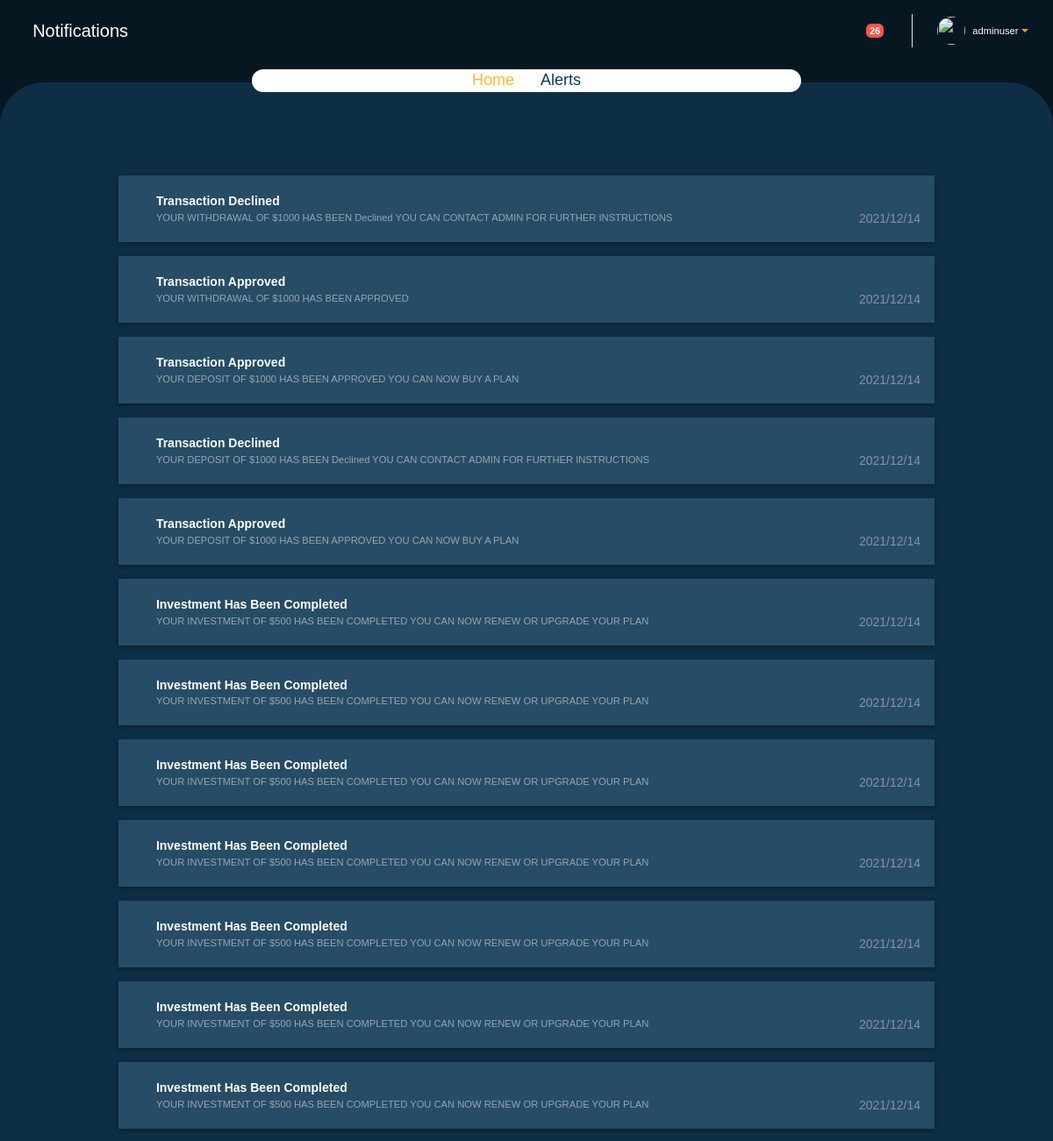
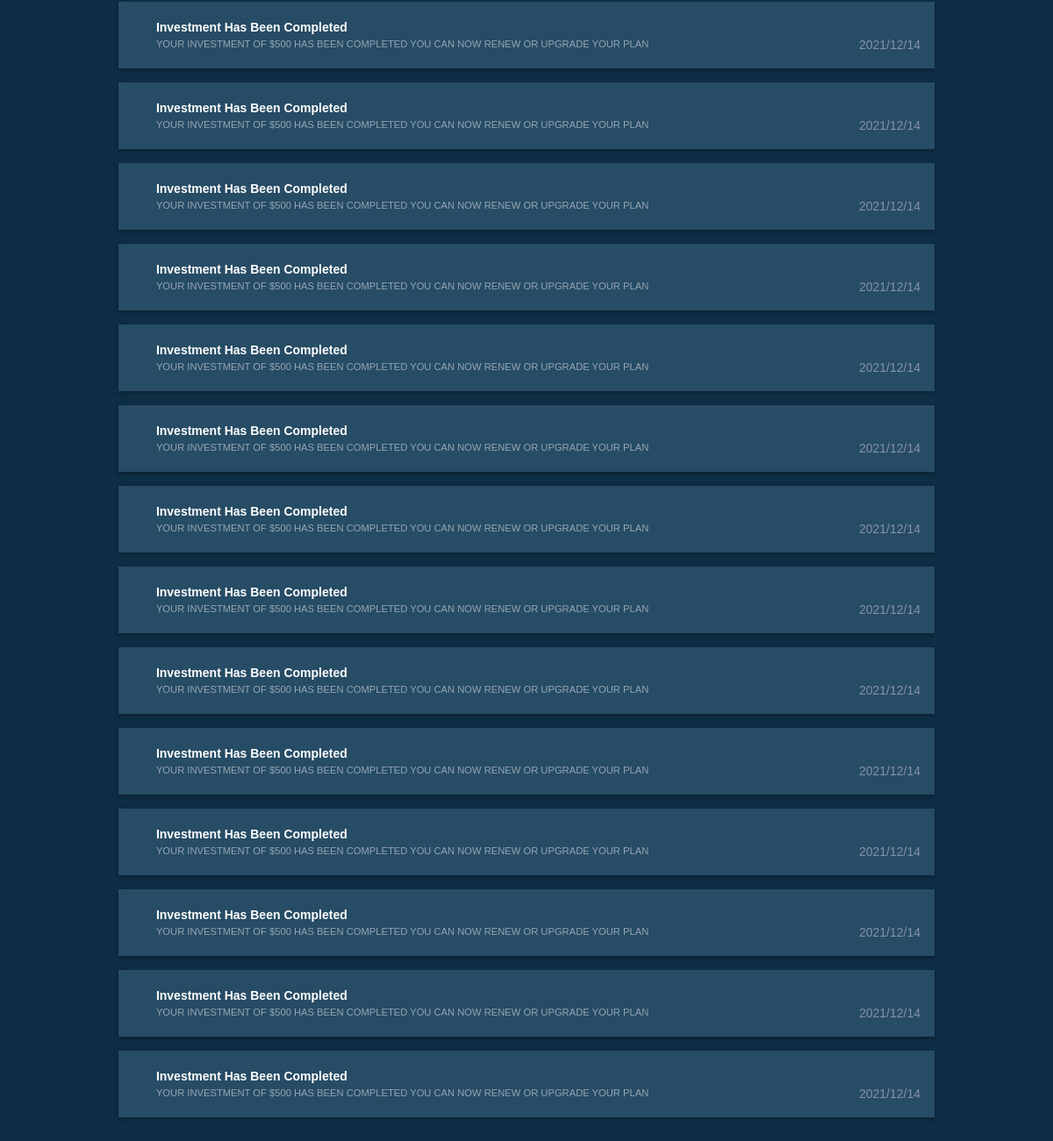
/notifications/ (signed in), run on the app's committed database (2 pictures, top to bottom).
### account/models.py (models this page shows, shortened)
class Account(AbstractUser):
    email       = models.EmailField(verbose_name='email', max_length=60, unique=True )
    zipcode    = models.CharField(max_length=30,blank=True,null=True)
    country    = models.CharField(max_length=100,blank=True,null=True)
    address    = models.CharField(max_length=100,blank=True,null=True)
    gender    = models.CharField(max_length=100,blank=True,null=True)
    state    = models.CharField(max_length=100,blank=True,null=True)
    city    = models.CharField(max_length=100,blank=True,null=True)
    date_of_birth = models.CharField(max_length=100,blank=True,null=True)
    phone = models.CharField(max_length=30, blank=True,null=True,unique=True)
    balance = models.IntegerField(default=0, blank=True,null=True)
    deposite_balance = models.IntegerField(default=0, blank=True,null=True)
    total_amount_invested = models.IntegerField(default=0, blank=True,null=True)
    total_investement_count = models.IntegerField(default=0, blank=True,null=True)
    withdraw_total = models.IntegerField(default=0, blank=True,null=True)
    is_email_verifield = models.BooleanField(default=False)
    bonus = models.IntegerField(default=0,blank=True,null=True)
    refferal = models.IntegerField(default=0,blank=True,null=True)
    USERNAME_FIELD = 'email'
    REQUIRED_FIELDS = ['username']

### users/models.py (models this page shows, shortened)
class Notification(models.Model):
    user =  models.ForeignKey(Account,related_name='user_notify', on_delete=models.CASCADE)
    title = models.CharField(max_length=100,blank=True,null=True)
    body = models.TextField()
    date = models.DateTimeField(auto_now_add=True)
    read = models.BooleanField(default=False)

### users/views.py (the view)
# urls.py: path('notifications/',views.notification_view,name="notifications"),
@login_required
def notification_view(request):
    notification = Notification.objects.filter(user=request.user).order_by('-date')
    return render(request,'users/notification.html',{'notification':notification})

### users/context_processor.py (called while the page is built)
def user_notification_processor(request):
    user = request.user
    if user.is_authenticated:
        user_notify_count = Notification.objects.filter(user=request.user,read=False).count()
        return {"user_notify_count":user_notify_count}
    else:
        return {"user_notify": "user_notify"}

### templates/users/notification.html (shortened to what this page needs)
{% extends "layout/users.html" %} {% block title %} Notifications {% endblock title %}  {% block content %}
<header>
    <nav class="navbar navbar-expand   topbar mb-4 static-top">
        <a href="{% url 'dashboard' %}" id="sidebarToggleTop2" class=" rounded-circle mr-3 text-white ">
            <i class="fas fa-arrow-left"></i>
            <span>Notifications</span>
        </a>
        <ul class="navbar-nav ml-auto">
            <li class="nav-item    mx-1">
                <a class="nav-link  " href="{% url 'notifications' %}" id="alertsDropdown">
                    <i class="fas fa-bell fa-fw"></i>
                    <span class="badge badge-danger badge-counter">{{user_notify_count}}</span>
                </a>
            </li>
            <li class="nav-item dropdown no-arrow">
                <a class="nav-link dropdown-toggle" href="#" id="userDropdown" role="button" data-toggle="dropdown" aria-haspopup="true" aria-expanded="false">
                    <img class="img-profile rounded-circle" src="/static/images/avatar.png" style="max-width: 60px">
                    <span class="ml-2 d-none d-lg-inline text-white small">{{user.username}}</span>
                </a>
            </li>
        </ul>
    </nav>
</header>
<div class="content" style="min-height: 87vh;">
    <div class="container">
        <div class="col-xl-12">
            <div class="row justify-content-center">
                <div class="col-7">
                    <div class="depo-card breadcrum">
                        <nav aria-label="breadcrumb">
                            <ol class="breadcrumb">
                                <li class="breadcrumb-item"><a href="/">Home</a></li>
                                <li class="breadcrumb-item active" aria-current="page">alerts </li>
                            </ol>
                        </nav>
                    </div>
                </div>
            </div>
            <div class="row">
                <div class="col-12">
                </div>
            </div>
            <div class="row">
                <div class="col-xl-12 mb-5">
                    {% if notification %}
                    <div class="row d-flex justify-content-center">
                        {% for notify in notification %}
                        <div class="col-xl-10 p-3 d-flex align-items-center   osahan-post-header mt-3" style="background-color:  #274c65;  box-shadow: 0 3px 4.7px 0.3px rgb(0 0 0 / 24%), 0 1px 6.86px 0.14px rgb(0 0 0 / 16%) ">
                            <div class="dropdown-list-image mr-3 d-flex align-items-center   justify-content-center rounded-circle text-prim"><i class="fas fa-bell text-success"></i></div>
                            <div class="font-weight-bold mr-3">
                                <div class="text-truncate text-white">{{ notify.title }}</div>
                                <div class="small text-w-50">{{ notify.body }}</div>
                            </div>
                            <span class="ml-auto mb-auto">
                                                            <br />
                                                            <div class="text-right text-muted pt-1">{{ notify.date|date:'Y/m/d ' }}</div>
                                                        </span>
                        </div>
                        {% endfor %}
                    </div>
                    {% endif %}
                </div>
            </div>
        </div>
    </div>
</div>
{% endblock content %} {% block javascripts %} {% endblock javascripts %}

### templates/layout/users.html (shortened to what this page needs)
{% load static %}
<!DOCTYPE html>
<html lang="en">
<head>
    <link rel="stylesheet" href="{% static '/css/owl.carousel.min.css' %}">
    <link rel="stylesheet" href="{% static '/css/owl.theme.default.css' %}">
    <link rel="stylesheet" href="{% static '/vendor/bootstrap/css/bootstrap.min.css' %}">
    <link rel="stylesheet" href="{% static '/icons/cryptocoins/css/cryptocoins.css' %}">
    <link rel="stylesheet" href="{% static '/icons/cryptocoins/css/cryptocoins-colors.css' %}">
    <link rel="stylesheet" href="{% static '/icons/fontawesome/css/all.min.css' %}">
    <link rel="stylesheet" href="{% static '/icons/line-awesome/css/line-awesome.min.css' %}">
    <link rel="stylesheet" href="{% static '/icons/material-design-iconic-font/css/materialdesignicons.min.css' %}">
    <link rel="stylesheet" href="{% static '/css/animate.css' %}">
    <link rel="stylesheet" href="{% static '/css/jquery.mCustomScrollbar.min.css' %}">
    <link rel="stylesheet" href="{% static '/css/magnific-popup.css' %}">
    <link rel="stylesheet" href="{% static '/css/toastr.min.css' %}">
    <link rel="stylesheet" href="/static/vendor/bootstrap-datepicker/css/bootstrap-datepicker.min.css">
    <link rel="stylesheet" href="/static/vendor/datatables/dataTables.bootstrap4.min.css">
    <link rel="stylesheet" href="{% static '/css/style.css' %}">
    <link rel="stylesheet" href="{% static '/css/responsive.css' %}">
    <link rel="stylesheet" href="{% static '/css/orange.css' %}">
</head>
<body>
    <main class="wrapper dashboard">
        {% block content %} {% endblock content %}
    </main>
</body>
</html>

### static/css/style.css (style rules this page uses)
* { margin: 0; padding: 0; }
html { overflow-x: hidden !important; width: 100%; height: 100%; position: relative; -webkit-font-smoothing: antialiased; }
body { font-family: "Nunito Sans", sans-serif; font-size: 14px; line-height: 1.42857; color: rgb(51, 51, 51); background-color: rgb(255, 255, 255); }
.wrapper.dashboard { min-height: 100vh; background-color: #071722; }
ul, ol { padding: 0; margin: 0; }
a { color: #506690; outline: none; text-decoration: none }
ul, ol { padding: 0 !important; margin: 0 !important; }
img { max-width: 100% }
.text-w-50 { color: rgba(255, 255, 255, .5)!important; }
.text-muted { color: #8492a6 !important; }
.breadcrumb { background-color: transparent; padding: 0; margin-top: 20px; justify-content: center; }
.breadcrumb li { color: #fcb930; text-transform: capitalize; }
.breadcrumb-item a { font-weight: 500; font-size: 18px; position: relative; z-index: 2; color: #fcb930; }
.breadcrumb-item.active { font-weight: 500; color: white; font-size: 18px; position: relative; z-index: 2; }
.breadcrumb-item+.breadcrumb-item::before { content: "\f101"; font-family: "Font Awesome 5 Free"; font-weight: 600; color: white; font-size: 18px; left: 0; }
.wrapper.dashboard .content { background: rgb(14, 46, 69); border-radius: 50px 50px 0px 0px; }
.topbar { height: 4.375rem; z-index: 2; background: transparent; }
.topbar .nav-item .nav-link { height: 4.375rem; display: -webkit-box; display: -ms-flexbox; display: flex; -webkit-box-align: center; -ms-flex-align: center; align-items: center; padding: 0 .75rem }
.topbar .dropdown { position: static }
@media (min-width:576px) { .topbar .dropdown { position: relative } }
.topbar .nav-item .nav-link .img-profile { height: 2rem; width: 2rem; }
.depo-card { border-radius: 20px; align-items: center; justify-content: center; text-align: center; background-color: #fff; margin-top: -20px; }
.depo-card.breadcrum { margin-top: -15px; }
a#sidebarToggleTop2 { font-size: 20px; }
.depo-card .breadcrumb-item.active { color: #113a56 !important; }
.depo-card .breadcrumb-item+.breadcrumb-item::before { color: #113a56 !important; }

### static/css/orange.css (style rules this page uses)
a, a:hover, a:active, a:focus, .title-head span, .base-color, .slider-text .slide-title span { color: #fd961a; }

### templates/users/notification.html (style rules this page uses)
.text-success { color: #fd961a !important; }

### data on the page
Account: username "adminuser"
Notification: title "Transaction Declined", body "YOUR WITHDRAWAL OF $1000 HAS BEEN Declined YOU CAN CONTACT ADMIN FOR FURTHER INSTRUCTIONS", date "2021/12/14"
Notification: title "Transaction Approved", body "YOUR WITHDRAWAL OF $1000 HAS BEEN APPROVED", date "2021/12/14"
Notification: title "Transaction Approved", body "YOUR DEPOSIT OF $1000 HAS BEEN APPROVED YOU CAN NOW BUY A PLAN", date "2021/12/14"
Notification: title "Transaction Declined", body "YOUR DEPOSIT OF $1000 HAS BEEN Declined YOU CAN CONTACT ADMIN FOR FURTHER INSTRUCTIONS", date "2021/12/14"
Notification: title "Transaction Approved", body "YOUR DEPOSIT OF $1000 HAS BEEN APPROVED YOU CAN NOW BUY A PLAN", date "2021/12/14"
Notification: title "Investment Has Been Completed", body "YOUR INVESTMENT OF $500 HAS BEEN COMPLETED YOU CAN NOW RENEW OR UPGRADE YOUR PLAN", date "2021/12/14"
Notification: title "Investment Has Been Completed", body "YOUR INVESTMENT OF $500 HAS BEEN COMPLETED YOU CAN NOW RENEW OR UPGRADE YOUR PLAN", date "2021/12/14"
Notification: title "Investment Has Been Completed", body "YOUR INVESTMENT OF $500 HAS BEEN COMPLETED YOU CAN NOW RENEW OR UPGRADE YOUR PLAN", date "2021/12/14"
Notification: title "Investment Has Been Completed", body "YOUR INVESTMENT OF $500 HAS BEEN COMPLETED YOU CAN NOW RENEW OR UPGRADE YOUR PLAN", date "2021/12/14"
Notification: title "Investment Has Been Completed", body "YOUR INVESTMENT OF $500 HAS BEEN COMPLETED YOU CAN NOW RENEW OR UPGRADE YOUR PLAN", date "2021/12/14"
Notification: title "Investment Has Been Completed", body "YOUR INVESTMENT OF $500 HAS BEEN COMPLETED YOU CAN NOW RENEW OR UPGRADE YOUR PLAN", date "2021/12/14"
Notification: title "Investment Has Been Completed", body "YOUR INVESTMENT OF $500 HAS BEEN COMPLETED YOU CAN NOW RENEW OR UPGRADE YOUR PLAN", date "2021/12/14"
Notification: title "Investment Has Been Completed", body "YOUR INVESTMENT OF $500 HAS BEEN COMPLETED YOU CAN NOW RENEW OR UPGRADE YOUR PLAN", date "2021/12/14"
Notification: title "Investment Has Been Completed", body "YOUR INVESTMENT OF $500 HAS BEEN COMPLETED YOU CAN NOW RENEW OR UPGRADE YOUR PLAN", date "2021/12/14"
Notification: title "Investment Has Been Completed", body "YOUR INVESTMENT OF $500 HAS BEEN COMPLETED YOU CAN NOW RENEW OR UPGRADE YOUR PLAN", date "2021/12/14"
Notification: title "Investment Has Been Completed", body "YOUR INVESTMENT OF $500 HAS BEEN COMPLETED YOU CAN NOW RENEW OR UPGRADE YOUR PLAN", date "2021/12/14"
Notification: title "Investment Has Been Completed", body "YOUR INVESTMENT OF $500 HAS BEEN COMPLETED YOU CAN NOW RENEW OR UPGRADE YOUR PLAN", date "2021/12/14"
Notification: title "Investment Has Been Completed", body "YOUR INVESTMENT OF $500 HAS BEEN COMPLETED YOU CAN NOW RENEW OR UPGRADE YOUR PLAN", date "2021/12/14"
Notification: title "Investment Has Been Completed", body "YOUR INVESTMENT OF $500 HAS BEEN COMPLETED YOU CAN NOW RENEW OR UPGRADE YOUR PLAN", date "2021/12/14"
Notification: title "Investment Has Been Completed", body "YOUR INVESTMENT OF $500 HAS BEEN COMPLETED YOU CAN NOW RENEW OR UPGRADE YOUR PLAN", date "2021/12/14"
Notification: title "Investment Has Been Completed", body "YOUR INVESTMENT OF $500 HAS BEEN COMPLETED YOU CAN NOW RENEW OR UPGRADE YOUR PLAN", date "2021/12/14"
Notification: title "Investment Has Been Completed", body "YOUR INVESTMENT OF $500 HAS BEEN COMPLETED YOU CAN NOW RENEW OR UPGRADE YOUR PLAN", date "2021/12/14"
Notification: title "Investment Has Been Completed", body "YOUR INVESTMENT OF $500 HAS BEEN COMPLETED YOU CAN NOW RENEW OR UPGRADE YOUR PLAN", date "2021/12/14"
Notification: title "Investment Has Been Completed", body "YOUR INVESTMENT OF $500 HAS BEEN COMPLETED YOU CAN NOW RENEW OR UPGRADE YOUR PLAN", date "2021/12/14"
Notification: title "Investment Has Been Completed", body "YOUR INVESTMENT OF $500 HAS BEEN COMPLETED YOU CAN NOW RENEW OR UPGRADE YOUR PLAN", date "2021/12/14"
Notification: title "Investment Has Been Completed", body "YOUR INVESTMENT OF $500 HAS BEEN COMPLETED YOU CAN NOW RENEW OR UPGRADE YOUR PLAN", date "2021/12/14"

### other printed values
{{ user_notify_count }} "26"
